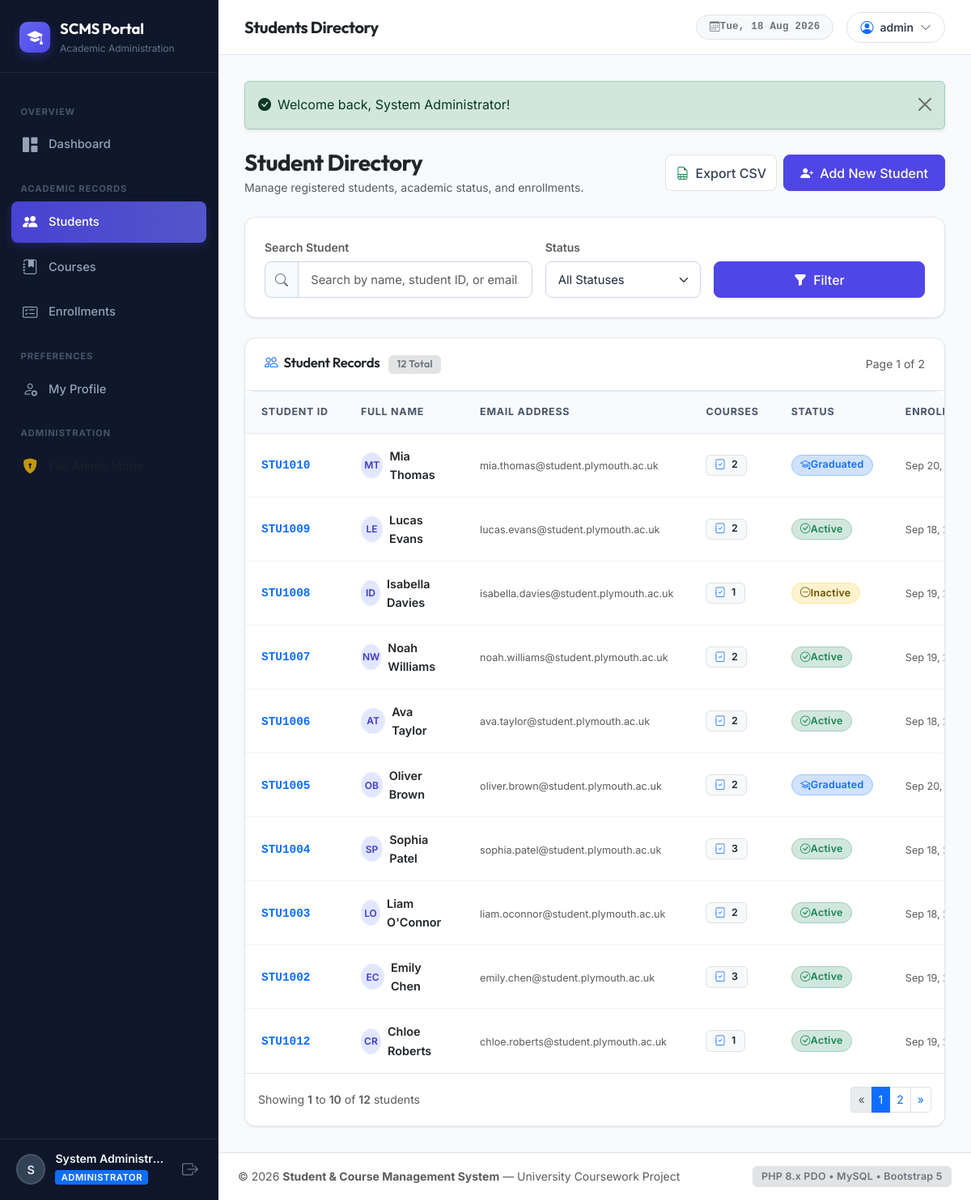
The app's page /students/list.php (signed in) with its own data.
### tables this page shows
CREATE TABLE IF NOT EXISTS students (
    id INT AUTO_INCREMENT PRIMARY KEY,
    student_number VARCHAR(20) NOT NULL UNIQUE,
    first_name VARCHAR(50) NOT NULL,
    last_name VARCHAR(50) NOT NULL,
    email VARCHAR(100) NOT NULL UNIQUE,
    phone VARCHAR(20) NULL,
    date_of_birth DATE NULL,
    address VARCHAR(255) NULL,
    enrollment_date DATE NOT NULL,
    status ENUM('active','inactive','graduated') NOT NULL DEFAULT 'active',
    created_at TIMESTAMP DEFAULT CURRENT_TIMESTAMP,
    updated_at TIMESTAMP DEFAULT CURRENT_TIMESTAMP ON UPDATE CURRENT_TIMESTAMP
);

### includes/auth.php (called while the page is built, shortened)
<?php
function is_logged_in(): bool {
    return isset($_SESSION['user_id']) && !empty($_SESSION['user_id']);
}
function is_admin(): bool {
    return is_logged_in() && (($_SESSION['role'] ?? '') === 'admin');
}
function get_app_url(string $path = ''): string {
    $script_name = str_replace('\\', '/', $_SERVER['SCRIPT_NAME'] ?? '');
    $script_dir = dirname($script_name);
    $subdirs = ['/students', '/courses', '/enrollments', '/auth', '/config', '/includes'];
    foreach ($subdirs as $dir) {
        if (str_ends_with($script_dir, $dir)) {
            $script_dir = substr($script_dir, 0, -strlen($dir));
            break;
        }
    }
    $base = rtrim($script_dir, '/');
    return ($base === '' ? '' : $base) . '/' . ltrim($path, '/');
}

### students/list.php (the view, shortened to what this page needs)
<?php
require_once __DIR__ . '/../includes/header.php';
$pdo = get_db();
$search = trim($_GET['search'] ?? '');
$sort_by = trim($_GET['sort'] ?? 'created_at');
$sort_order = strtoupper(trim($_GET['order'] ?? 'DESC')) === 'ASC' ? 'ASC' : 'DESC';
$current_page = max(1, (int)($_GET['page'] ?? 1));
$per_page = 10;
$allowed_sort_columns = [
    'student_number'  => 's.student_number',
    'name'            => 's.first_name',
    'email'           => 's.email',
    'enrollment_date' => 's.enrollment_date',
    'status'          => 's.status',
    'created_at'      => 's.created_at'
];
$order_clause = $allowed_sort_columns[$sort_by] ?? 's.created_at';
$where_clauses = [];
$params = [];
$where_sql = !empty($where_clauses) ? ' WHERE ' . implode(' AND ', $where_clauses) : '';
$count_query = "SELECT COUNT(*) FROM students s" . $where_sql;
$count_stmt = $pdo->prepare($count_query);
$count_stmt->execute($params);
$total_students = (int)$count_stmt->fetchColumn();
$pagination = paginate($total_students, $per_page, $current_page);
$data_query = "
    SELECT s.*, COUNT(e.id) AS total_enrolled_courses
    FROM students s
    LEFT JOIN enrollments e ON s.id = e.student_id
    {$where_sql}
    GROUP BY s.id, s.student_number, s.first_name, s.last_name, s.email, s.phone, s.date_of_birth, s.address, s.enrollment_date, s.status, s.created_at, s.updated_at
    ORDER BY {$order_clause} {$sort_order}
    LIMIT :limit OFFSET :offset
";
$stmt = $pdo->prepare($data_query);
$stmt->bindValue(':limit', $pagination['per_page'], PDO::PARAM_INT);
$stmt->bindValue(':offset', $pagination['offset'], PDO::PARAM_INT);
$stmt->execute();
$students = $stmt->fetchAll();
function sort_url(string $col, string $current_col, string $current_order): string {
    $params = $_GET;
    $params['sort'] = $col;
    $params['order'] = ($current_col === $col && $current_order === 'ASC') ? 'DESC' : 'ASC';
    $params['page'] = 1;
    return '?' . http_build_query($params);
}
?>
<div class="d-flex flex-column flex-md-row justify-content-between align-items-md-center gap-3 mb-4">
    <div>
        <h3 class="font-heading fw-bold text-dark mb-1">Student Directory</h3>
        <p class="text-muted small mb-0">Manage registered students, academic status, and enrollments.</p>
    </div>
    <div class="d-flex gap-2">
        <a href="<?= e(get_app_url('students/export.php?' . http_build_query($_GET))) ?>" class="btn btn-light border d-inline-flex align-items-center gap-2" title="Export current results as CSV">
            <i class="bi bi-file-earmark-spreadsheet text-success"></i> Export CSV
        </a>
        <?php if (is_admin()): ?>
        <a href="<?= e(get_app_url('students/add.php')) ?>" class="btn btn-primary d-inline-flex align-items-center gap-2">
            <i class="bi bi-person-plus-fill"></i> Add New Student
        </a>
        <?php endif; ?>
    </div>
</div>
<div class="card mb-4">
    <div class="card-body p-3 p-md-4">
        <form method="GET" action="<?= e($_SERVER['PHP_SELF']) ?>" class="row g-3 align-items-end">
            <div class="col-12 col-md-5">
                <label for="search" class="form-label small text-muted">Search Student</label>
                <div class="input-group">
                    <span class="input-group-text"><i class="bi bi-search"></i></span>
                    <input type="text"
                           class="form-control"
                           id="search"
                           name="search"
                           placeholder="Search by name, student ID, or email..."
                           value="<?= e($search) ?>">
                </div>
            </div>
            <div class="col-12 col-sm-6 col-md-3">
                <label for="status" class="form-label small text-muted">Status</label>
                <select name="status" id="status" class="form-select">
                    <option value="">All Statuses</option>
                </select>
            </div>
            <div class="col-12 col-sm-6 col-md-4 d-flex gap-2">
                <button type="submit" class="btn btn-primary flex-grow-1">
                    <i class="bi bi-funnel-fill me-1"></i> Filter
                </button>
            </div>
        </form>
    </div>
</div>
<div class="card">
    <div class="card-header d-flex justify-content-between align-items-center">
        <h6 class="card-header-title text-dark">
            <i class="bi bi-people me-1 text-primary"></i>
            Student Records <span class="badge bg-secondary-subtle text-secondary ms-2"><?= $total_students ?> Total</span>
        </h6>
        <span class="text-muted small">Page <?= $pagination['current_page'] ?> of <?= $pagination['total_pages'] ?></span>
    </div>
    <div class="table-responsive">
        <table class="table custom-table">
            <thead>
                <tr>
                    <th>
                        <a href="<?= e(sort_url('student_number', $sort_by, $sort_order)) ?>">
                            Student ID
                        </a>
                    </th>
                    <th>
                        <a href="<?= e(sort_url('name', $sort_by, $sort_order)) ?>">
                            Full Name
                        </a>
                    </th>
                    <th>
                        <a href="<?= e(sort_url('email', $sort_by, $sort_order)) ?>">
                            Email Address
                        </a>
                    </th>
                    <th>Courses</th>
                    <th>
                        <a href="<?= e(sort_url('status', $sort_by, $sort_order)) ?>">
                            Status
                        </a>
                    </th>
                    <th>
                        <a href="<?= e(sort_url('enrollment_date', $sort_by, $sort_order)) ?>">
                            Enrolled Date
                        </a>
                    </th>
                </tr>
            </thead>
            <tbody>
                <?php if (empty($students)): ?>
                    <tr>
                        <td colspan="7">
                            <div class="empty-state">
                                <div class="empty-state-icon">
                                    <i class="bi bi-search"></i>
                                </div>
                                <h6 class="empty-state-title">No Students Found</h6>
                                <p class="empty-state-desc">No student records matched your search criteria. Try modifying your filter settings or register a new student.</p>
                                <?php if (is_admin()): ?>
                                    <a href="<?= e(get_app_url('students/add.php')) ?>" class="btn btn-sm btn-primary">
                                        <i class="bi bi-person-plus-fill me-1"></i> Register Student
                                    </a>
                                <?php endif; ?>
                            </div>
                        </td>
                    </tr>
                <?php else: ?>
                    <?php foreach ($students as $student): ?>
                        <tr>
                            <td>
                                <a href="<?= e(get_app_url('students/view.php?id=' . $student['id'])) ?>" class="fw-bold text-primary font-monospace text-decoration-none">
                                    <?= e($student['student_number']) ?>
                                </a>
                            </td>
                            <td>
                                <div class="d-flex align-items-center gap-2">
                                    <div class="user-avatar" style="width: 32px; height: 32px; font-size: 0.75rem; background-color: #e0e7ff; color: #4338ca;">
                                        <?= strtoupper(substr($student['first_name'], 0, 1) . substr($student['last_name'], 0, 1)) ?>
                                    </div>
                                    <div>
                                        <span class="fw-semibold text-dark"><?= e($student['first_name'] . ' ' . $student['last_name']) ?></span>
                                    </div>
                                </div>
                            </td>
                            <td>
                                <span class="text-muted small"><?= e($student['email']) ?></span>
                            </td>
                            <td>
                                <span class="badge bg-light text-dark border">
                                    <i class="bi bi-journal-check text-primary me-1"></i>
                                    <?= (int)$student['total_enrolled_courses'] ?>
                                </span>
                            </td>
                            <td>
                                <?= render_status_badge($student['status']) ?>
                            </td>
                            <td>
                                <span class="text-muted small"><?= date('M d, Y', strtotime($student['enrollment_date'])) ?></span>
                            </td>
                        </tr>
                    <?php endforeach; ?>
                <?php endif; ?>
            </tbody>
        </table>
    </div>
    <?php if ($pagination['total_pages'] > 1): ?>
        <div class="card-footer bg-white border-top d-flex flex-column flex-sm-row justify-content-between align-items-center gap-2 py-3">
            <div class="small text-muted">
                Showing <span class="fw-semibold"><?= $pagination['offset'] + 1 ?></span> to
                <span class="fw-semibold"><?= min($pagination['offset'] + $pagination['per_page'], $total_students) ?></span> of
                <span class="fw-semibold"><?= $total_students ?></span> students
            </div>
            <nav aria-label="Students pagination">
                <ul class="pagination pagination-sm mb-0">
                    <li class="page-item <?= !$pagination['has_prev'] ? 'disabled' : '' ?>">
                        <?php
                        $prev_params = $_GET;
                        $prev_params['page'] = $pagination['current_page'] - 1;
                        ?>
                        <a class="page-link" href="?<?= http_build_query($prev_params) ?>" aria-label="Previous">
                            <span aria-hidden="true">&laquo;</span>
                        </a>
                    </li>
                    <?php for ($p = 1; $p <= $pagination['total_pages']; $p++): ?>
                        <?php
                        $page_params = $_GET;
                        $page_params['page'] = $p;
                        ?>
                        <li class="page-item <?= $p === $pagination['current_page'] ? 'active' : '' ?>">
                            <a class="page-link" href="?<?= http_build_query($page_params) ?>"><?= $p ?></a>
                        </li>
                    <?php endfor; ?>
                    <li class="page-item <?= !$pagination['has_next'] ? 'disabled' : '' ?>">
                        <?php
                        $next_params = $_GET;
                        $next_params['page'] = $pagination['current_page'] + 1;
                        ?>
                        <a class="page-link" href="?<?= http_build_query($next_params) ?>" aria-label="Next">
                            <span aria-hidden="true">&raquo;</span>
                        </a>
                    </li>
                </ul>
            </nav>
        </div>
    <?php endif; ?>
</div>
<?php require_once __DIR__ . '/../includes/footer.php'; ?>

### includes/functions.php (shortened to what this page needs)
<?php
function e($value): string {
    return htmlspecialchars((string)($value ?? ''), ENT_QUOTES | ENT_SUBSTITUTE, 'UTF-8');
}
function get_flash_messages(): array {
    $messages = $_SESSION['flash_messages'] ?? [];
    return $messages;
}
function render_flash_messages(): string {
    $messages = get_flash_messages();
    $html = '<div class="flash-messages-container mb-4">';
    foreach ($messages as $msg) {
        $type = e($msg['type']);
        $text = e($msg['message']);
        $icon = match($type) {
            'success' => '<i class="bi bi-check-circle-fill me-2"></i>',
            'danger'  => '<i class="bi bi-exclamation-triangle-fill me-2"></i>',
            'warning' => '<i class="bi bi-exclamation-circle-fill me-2"></i>',
            default   => '<i class="bi bi-info-circle-fill me-2"></i>',
        };
        $html .= "
            <div class=\"alert alert-{$type} alert-dismissible fade show shadow-sm d-flex align-items-center\" role=\"alert\">
                {$icon}
                <div class=\"flex-grow-1\">{$text}</div>
                <button type=\"button\" class=\"btn-close\" data-bs-dismiss=\"alert\" aria-label=\"Close\"></button>
            </div>
        ";
    }
    $html .= '</div>';
    return $html;
}
function render_status_badge(string $status): string {
    $status_clean = strtolower(trim($status));
    $badge_map = [
        'active'    => ['bg' => 'bg-success-subtle text-success border border-success-subtle', 'label' => 'Active', 'icon' => 'bi-check-circle'],
        'inactive'  => ['bg' => 'bg-warning-subtle text-warning-emphasis border border-warning-subtle', 'label' => 'Inactive', 'icon' => 'bi-dash-circle'],
        'graduated' => ['bg' => 'bg-primary-subtle text-primary border border-primary-subtle', 'label' => 'Graduated', 'icon' => 'bi-mortarboard'],
        'enrolled'  => ['bg' => 'bg-info-subtle text-info-emphasis border border-info-subtle', 'label' => 'Enrolled', 'icon' => 'bi-person-check'],
        'completed' => ['bg' => 'bg-success-subtle text-success border border-success-subtle', 'label' => 'Completed', 'icon' => 'bi-trophy'],
        'dropped'   => ['bg' => 'bg-danger-subtle text-danger border border-danger-subtle', 'label' => 'Dropped', 'icon' => 'bi-x-circle'],
    ];
    $config = $badge_map[$status_clean] ?? ['bg' => 'bg-secondary-subtle text-secondary border border-secondary-subtle', 'label' => ucfirst($status), 'icon' => 'bi-circle'];
    return sprintf(
        '<span class="badge %s px-2.5 py-1.5 rounded-pill d-inline-flex align-items-center gap-1.5"><i class="bi %s"></i> %s</span>',
        $config['bg'],
        $config['icon'],
        e($config['label'])
    );
}
function paginate(int $total_items, int $per_page, int $current_page): array {
    $total_pages = max(1, (int)ceil($total_items / $per_page));
    $current_page = max(1, min($current_page, $total_pages));
    $offset = ($current_page - 1) * $per_page;
    return [
        'total_items'  => $total_items,
        'per_page'     => $per_page,
        'total_pages'  => $total_pages,
        'current_page' => $current_page,
        'offset'       => $offset,
        'has_prev'     => $current_page > 1,
        'has_next'     => $current_page < $total_pages,
    ];
}

### records on screen
students: student_number "STU1010", first_name+last_name "MT", first_name+last_name "Mia Thomas", email "mia.thomas@student.plymouth.ac.uk", total_enrolled_courses "2", status "Graduated", enrollment_date "Sep 20,…"
students: student_number "STU1009", first_name+last_name "LE", first_name+last_name "Lucas Evans", email "lucas.evans@student.plymouth.ac.uk", total_enrolled_courses "2", status "Active", enrollment_date "Sep 18,…"
students: student_number "STU1008", first_name+last_name "ID", first_name+last_name "Isabella Davies", email "isabella.davies@student.plymouth.ac.uk", total_enrolled_courses "1", status "Inactive", enrollment_date "Sep 19,…"
students: student_number "STU1007", first_name+last_name "NW", first_name+last_name "Noah Williams", email "noah.williams@student.plymouth.ac.uk", total_enrolled_courses "2", status "Active", enrollment_date "Sep 19,…"
students: student_number "STU1006", first_name+last_name "AT", first_name+last_name "Ava Taylor", email "ava.taylor@student.plymouth.ac.uk", total_enrolled_courses "2", status "Active", enrollment_date "Sep 18,…"
students: student_number "STU1005", first_name+last_name "OB", first_name+last_name "Oliver Brown", email "oliver.brown@student.plymouth.ac.uk", total_enrolled_courses "2", status "Graduated", enrollment_date "Sep 20,…"
students: student_number "STU1004", first_name+last_name "SP", first_name+last_name "Sophia Patel", email "sophia.patel@student.plymouth.ac.uk", total_enrolled_courses "3", status "Active", enrollment_date "Sep 18,…"
students: student_number "STU1003", first_name+last_name "LO", first_name+last_name "Liam O'Connor", email "liam.oconnor@student.plymouth.ac.uk", total_enrolled_courses "2", status "Active", enrollment_date "Sep 18,…"
students: student_number "STU1002", first_name+last_name "EC", first_name+last_name "Emily Chen", email "emily.chen@student.plymouth.ac.uk", total_enrolled_courses "3", status "Active", enrollment_date "Sep 19,…"
students: student_number "STU1012", first_name+last_name "CR", first_name+last_name "Chloe Roberts", email "chloe.roberts@student.plymouth.ac.uk", total_enrolled_courses "1", status "Active", enrollment_date "Sep 19,…"

### other values on screen
substr($current_user['full_name'] ?? 'U', 0, 1) "S"
$current_user['full_name'] "System Administr…"
$page_title "Students Directory"
$current_user['username'] "admin"
$text "Welcome back, System Administrator!"
$total_students "12"
$pagination['current_page'] "1"
$pagination['total_pages'] "2"
$pagination['offset'] + 1 "1"
min($pagination['offset'] + $pagination['per_page'], $total_students) "10"
